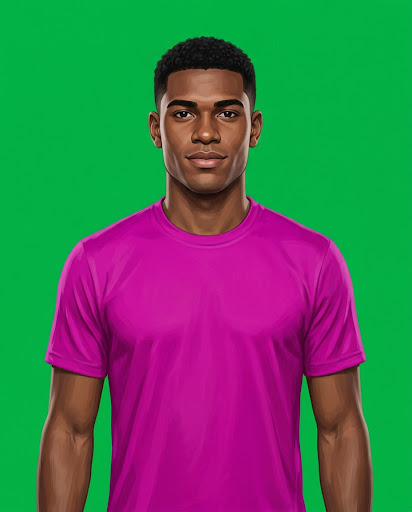
#> input picture docs/arte/visuais/visual-04/Image.jpeg, 412 x 512 px; its folder holds only this picture in this run
$ python conferir-visuais.py
#> lines starting #> are read from the running program, lines starting #| are printed output that depends on the picture; after the words box and inside, x2 and y2 are one past the last pixel; in counts of white or black regions, pixels touching at a corner belong together
#!/usr/bin/env python3
"""Conferidor dos 10 retratos de visuais (docs/arte/visuais/visual-NN/).

Mede, para cada imagem: proporção e tamanho, cor do fundo nos 4 cantos e na imagem toda, posição do topo da cabeça,
margens laterais nos ombros, cor da camisa e se há verde/magenta vazando no corpo. Imprime uma tabela e sai com
código 1 se alguma imagem reprovar. Só mede o que dá para medir sem reconhecer rostos: olhos, barba e "se parece
com alguém" continuam sendo conferência humana (lista no fim de cada prompt.md).

Uso:  python3 docs/arte/conferir-visuais.py [pasta]   (padrão: docs/arte/visuais)
Precisa de Pillow e numpy.  Aceita Image.jpeg, imagem.jpeg, "Image 2.jpeg", .jpg e .png em cada pasta visual-NN.
"""
import glob
import os
import sys

import numpy as np
from PIL import Image

BG = np.array([0, 177, 64], dtype=float)        # #00B140
SHIRT = np.array([204, 0, 170], dtype=float)    # #CC00AA (aproximado)
MIN_LONG_SIDE = 1152      # abaixo disso reprova (928x1152 é o mínimo aceito, provisório)
WARN_LONG_SIDE = 1800     # entre o mínimo e este valor: aviso (ideal é 1856x2304)
ASPECT = 4 / 5
TOL = {'aspect': 0.01, 'corner': 22, 'corner_spread': 14, 'head_top': (6.0, 14.0), 'side_margin_min': 8.0, 'shirt': 70}


def dist(a, b):
    return float(np.sqrt(((a - b) ** 2).sum()))


def analyse(path):
#> called with path = 'docs/arte/visuais/visual-04/Image.jpeg'
    im = Image.open(path).convert('RGB')
#> im is the input picture: PIL image 412x512 RGB; mean R, G, B 77.7, 105.5, 88.5
    w, h = im.size
#> w = 412; h = 512
    a = np.asarray(im).astype(float)
    r = {'w': w, 'h': h, 'fail': [], 'warn': []}

    r['aspect'] = w / h
    if abs(r['aspect'] - ASPECT) > TOL['aspect']:
        r['fail'].append(f'proporção {w}x{h} (esperado 4:5)')
    if max(w, h) < MIN_LONG_SIDE:
        r['fail'].append(f'resolução {w}x{h}: lado maior < {MIN_LONG_SIDE}px')
    elif max(w, h) < WARN_LONG_SIDE:
        r['warn'].append(f'resolução {w}x{h}: serve como provisório; o ideal é 1856x2304')

    n = max(8, w // 60)
#> n = 8
    corners = [a[:n, :n], a[:n, -n:], a[-n:, :n], a[-n:, -n:]]
    means = [c.reshape(-1, 3).mean(0) for c in corners]
#> means = [[2, 178, 70], [4.28, 176.2, 71.11], [3.88, 176.5, 69], [4.05, 174.9, 70.17]]
    r['corner_dist'] = [dist(m, BG) for m in means]
    r['corner_spread'] = max(dist(means[i], means[j]) for i in range(4) for j in range(i + 1, 4))
    if max(r['corner_dist']) > TOL['corner']:
        r['fail'].append(f'fundo longe de #00B140 (máx {max(r["corner_dist"]):.0f})')
    if r['corner_spread'] > TOL['corner_spread']:
        r['fail'].append(f'fundo desigual entre os cantos ({r["corner_spread"]:.0f})')

    ref = np.mean(means, axis=0)
#> ref = [3.55, 176.4, 70.07]
    r['bg_mean'] = ref
    bgmask = np.sqrt(((a - ref) ** 2).sum(2)) < 48
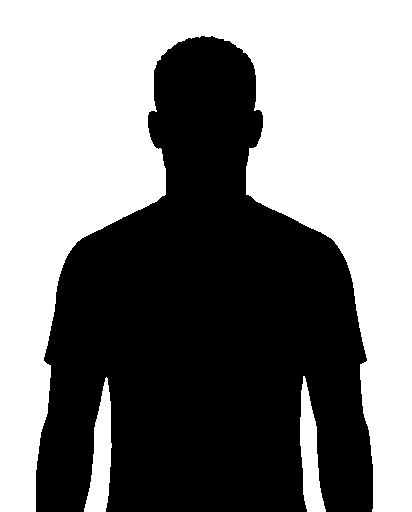
#> bgmask: shape (512, 412) bool; 51.1% white; 1 black region, box (x1, y1, x2, y2) and area: (36, 36, 373, 512) 103063
    subject = ~bgmask
    rows = np.where(subject.sum(1) > max(3, w * 0.01))[0]
#> rows = 476 values from 36 to 511
    r['head_top_pct'] = 100 * rows[0] / h if len(rows) else float('nan')
    lo, hi = TOL['head_top']
    if not (lo <= r['head_top_pct'] <= hi):
        r['fail'].append(f'topo da cabeça a {r["head_top_pct"]:.1f}% (aceito {lo:.0f}% a {hi:.0f}%)')

    row = int(h * 0.80)
#> row = 409
    cols = np.where(subject[row])[0]
#> cols = 292 values from 48 to 362
    if len(cols):
        r['margin_l'], r['margin_r'] = 100 * cols[0] / w, 100 * (w - 1 - cols[-1]) / w
        if min(r['margin_l'], r['margin_r']) < TOL['side_margin_min']:
            r['fail'].append(f'margem lateral {min(r["margin_l"], r["margin_r"]):.1f}% (mínimo {TOL["side_margin_min"]:.0f}%)')
    else:
        r['fail'].append('sem corpo na altura de 80%')

    mag = (a[..., 0] > 140) & (a[..., 2] > 100) & (a[..., 1] < 90) & (a[..., 0] - a[..., 1] > 90)
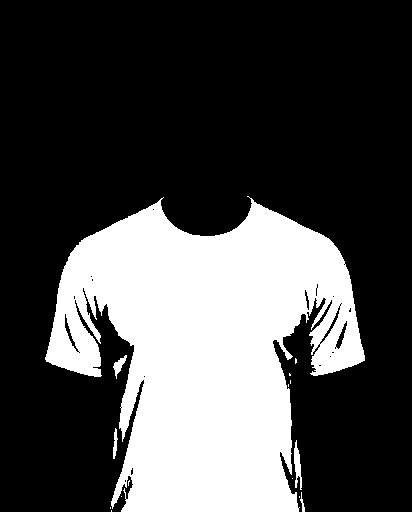
#> mag: shape (512, 412) bool; 29.9% white; 15 white regions (10 under 20 px), largest, box (x1, y1, x2, y2) and area: (45, 196, 365, 512) 62530, (294, 440, 302, 490) 222, (113, 355, 127, 379) 129, (113, 428, 118, 459) 90, (300, 492, 305, 512) 40
    r['shirt_px_pct'] = 100 * mag.mean()
    if mag.sum() > 200:
        r['shirt_rgb'] = a[mag].mean(0)
        if dist(r['shirt_rgb'], SHIRT) > TOL['shirt']:
            r['warn'].append(f'camisa {tuple(int(x) for x in r["shirt_rgb"])} longe de #CC00AA')
    else:
        r['fail'].append('camisa magenta não encontrada')

    # verde dentro do corpo: pixels verdes cercados por sujeito (olhos verdes, reflexo no cabelo) — heurística em faixa do rosto
    ys, xs = np.where(subject)
    if len(ys):
        y0, y1, x0, x1 = int(ys.min()), int(h * 0.45), int(xs.min()), int(xs.max())
#> y0 = 36; y1 = 230; x0 = 36; x1 = 372
        face = a[y0:y1, x0:x1]
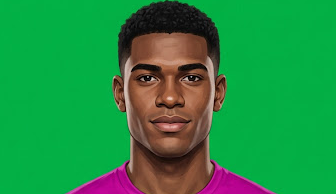
#> face: shape (194, 336, 3) float64; mean R, G, B 36.3, 142.3, 67.5
        g = (face[..., 1] > face[..., 0] + 25) & (face[..., 1] > face[..., 2] + 25) & (face[..., 1] > 60)
#> g: shape (194, 336) bool; 70.4% white; 1 black region, box (x1, y1, x2, y2) and area: (65, 1, 277, 194) 19319
        inside = g & subject[y0:y1, x0:x1]
#> inside: shape (194, 336) bool; 0.57% white in thin lines or dots, all inside (x1, y1, x2, y2) = (67, 0, 278, 194)
        # remove a borda externa do sujeito: só conta verde com sujeito acima e abaixo (buraco no rosto)
        up = np.roll(subject[y0:y1, x0:x1], 3, 0)
#> up: shape (194, 336) bool; 30.2% white; 1 white region, box (x1, y1, x2, y2) and area: (65, 0, 278, 194) 19689
        dn = np.roll(subject[y0:y1, x0:x1], -3, 0)
#> dn: shape (194, 336) bool; 30.2% white; 2 white regions (1 under 20 px), largest, box (x1, y1, x2, y2) and area: (65, 0, 278, 194) 19686
        lf = np.roll(subject[y0:y1, x0:x1], 3, 1)
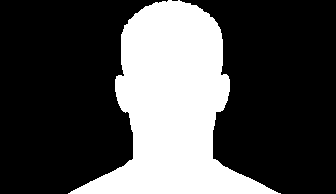
#> lf: shape (194, 336) bool; 30.2% white; 1 white region, box (x1, y1, x2, y2) and area: (68, 0, 281, 194) 19689
        rt = np.roll(subject[y0:y1, x0:x1], -3, 1)
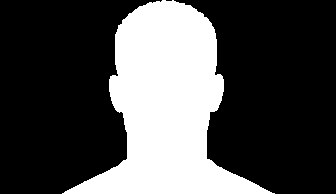
#> rt: shape (194, 336) bool; 30.2% white; 1 white region, box (x1, y1, x2, y2) and area: (62, 0, 275, 194) 19689
        bgmask_face = bgmask[y0:y1, x0:x1]
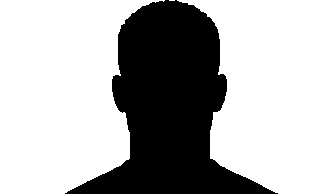
#> bgmask_face: shape (194, 336) bool; 69.8% white; 1 black region, box (x1, y1, x2, y2) and area: (65, 0, 278, 194) 19689
        hole = bgmask_face & up & dn & lf & rt
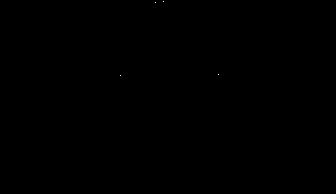
#> hole: shape (194, 336) bool; 0.01% white in thin lines or dots, all inside (x1, y1, x2, y2) = (120, 1, 219, 76)
        r['green_in_face_px'] = int(hole.sum())
        if r['green_in_face_px'] > max(6, w * h * 0.00002):
            r['warn'].append(f'{r["green_in_face_px"]} px da cor do fundo dentro do rosto (olho verde?)')
    return r


def find_image(folder):
    """Primeira imagem da pasta: aceita Image.jpeg, imagem.jpeg, "Image 2.jpeg" (cópia do Mac), .jpg e .png; se houver
    mais de uma, usa a mais recente."""
    found = []
    for ext in ('jpeg', 'jpg', 'png'):
        for pat in (f'[Ii]mage*.{ext}', f'[Ii]magem*.{ext}'):
            found.extend(glob.glob(os.path.join(folder, pat)))
    return max(found, key=os.path.getmtime) if found else None


def main():
    root = sys.argv[1] if len(sys.argv) > 1 else os.path.join(os.path.dirname(__file__), 'visuais')
    bad = 0
    print(f'{"visual":10} {"tamanho":>10} {"cantos(Δ)":>10} {"desigual":>8} {"topo%":>6} {"marg L/R%":>10}  resultado')
    for d in sorted(glob.glob(os.path.join(root, 'visual-*'))):
        name = os.path.basename(d)
        p = find_image(d)
        if not p:
            print(f'{name:10} sem imagem'); bad += 1; continue
        r = analyse(p)
#> r = 14 items
        ml = f'{r.get("margin_l", float("nan")):.0f}/{r.get("margin_r", float("nan")):.0f}'
#> ml = '12/12'
        status = 'OK' if not r['fail'] else 'REPROVADA'
#> status = 'REPROVADA'
        bad += bool(r['fail'])
#> bad = 1
        print(f'{name:10} {r["w"]}x{r["h"]:<5} {max(r["corner_dist"]):>10.0f} {r["corner_spread"]:>8.0f} {r["head_top_pct"]:>6.1f} {ml:>10}  {status}')
#| visual-04  412x512            8        4    7.0      12/12  REPROVADA
        for m in r['fail']:
            print(f'    ✗ {m}')
#> this loop made 1 pass
#> m on pass 1: 'resolução 412x512: lado maior < 1152px'
#|     ✗ resolução 412x512: lado maior < 1152px
        for m in r['warn']:
            print(f'    ! {m}')
#> this loop made 0 passes
#> pass 2 of the loop in main, `for d in sorted(glob.glob(os.path.join(root, 'visual-*'))):`:
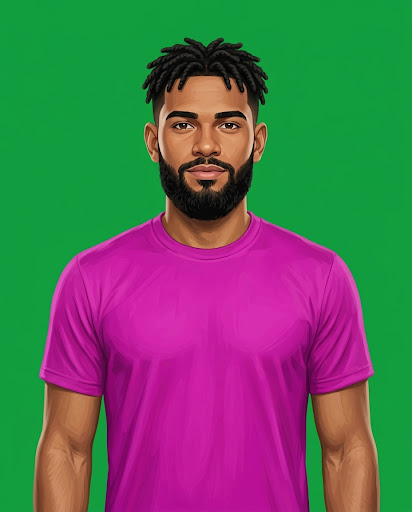
#> input picture docs/arte/visuais/visual-08/Image.jpeg, 412 x 512 px
#> in analyse, im is the input picture: PIL image 412x512 RGB; mean R, G, B 92.5, 101.1, 91.1
#> means = [[17, 158, 62], [17.75, 155.8, 63.69], [17.73, 157.7, 61.73], [20.23, 156.8, 64.88]]
#> ref = [18.18, 157.1, 63.07]
#> in analyse (call 2), `bgmask = np.sqrt(((a - ref) ** 2).sum(2)) < 48`:
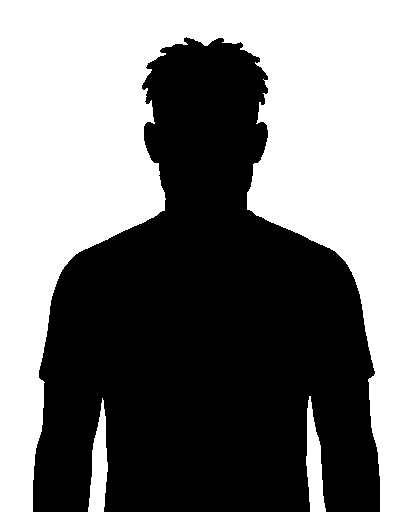
#> bgmask: shape (512, 412) bool; 49.8% white; 3 white regions, box (x1, y1, x2, y2) and area: (0, 0, 412, 512) 102282, (88, 398, 108, 512) 1369, (306, 396, 326, 512) 1350
#> rows = 474 values from 38 to 511
#> cols = 317 values from 43 to 369
#> mag: shape (512, 412) bool; 31.3% white; 6 white regions (4 under 20 px), largest, box (x1, y1, x2, y2) and area: (40, 212, 373, 512) 65705, (114, 373, 124, 409) 209
#> y0 = 37; x0 = 33; x1 = 379
#> face: shape (193, 346, 3) float64
#> g: shape (193, 346) bool; 70.7% white; 1 black region, box (x1, y1, x2, y2) and area: (95, 1, 255, 193) 19555
#> inside: shape (193, 346) bool; 0.53% white in thin lines or dots, all inside (x1, y1, x2, y2) = (99, 0, 253, 192)
#> up: shape (193, 346) bool; 29.8% white; 1 white region, box (x1, y1, x2, y2) and area: (95, 0, 255, 193) 19911
#> dn: shape (193, 346) bool; 29.8% white; 2 white regions (1 under 20 px), largest, box (x1, y1, x2, y2) and area: (95, 0, 255, 193) 19898
#> lf: shape (193, 346) bool; 29.8% white; 1 white region, box (x1, y1, x2, y2) and area: (98, 0, 258, 193) 19911
#> rt: shape (193, 346) bool; 29.8% white; 1 white region, box (x1, y1, x2, y2) and area: (92, 0, 252, 193) 19911
#> in analyse (call 2), `hole = bgmask_face & up & dn & lf & rt`:
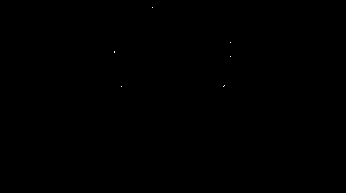
#> hole: shape (193, 346) bool; 0.01% white in thin lines or dots, all inside (x1, y1, x2, y2) = (114, 7, 231, 87)
#> ml = '10/10'
#> bad = 2
#| visual-08  412x512           29        4    7.4      10/10  REPROVADA
#> the loop in main, `for m in r['fail']:` made 2 passes
#> m on passes 1 to 2: 'resolução 412x512: lado maior < 1152px', 'fundo longe de #00B140 (máx 29)'
#> (printed output is left out)
#> the loop in main, `for m in r['warn']:` made 1 pass
#|     ! 8 px da cor do fundo dentro do rosto (olho verde?)
#> pass 3 of the loop in main, `for d in sorted(glob.glob(os.path.join(root, 'visual-*'))):`:
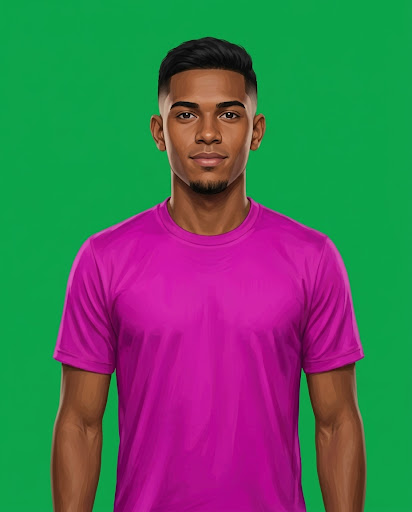
#> input picture docs/arte/visuais/visual-09/Image.jpeg, 412 x 512 px
#> in analyse, im is the input picture: PIL image 412x512 RGB; mean R, G, B 81.1, 103.5, 91.6
#> means = [[10.38, 163.4, 73.38], [13.38, 162.4, 75.12], [13, 162.8, 76], [14.83, 162.6, 76.95]]
#> ref = [12.89, 162.8, 75.36]
#> in analyse (call 3), `bgmask = np.sqrt(((a - ref) ** 2).sum(2)) < 48`:
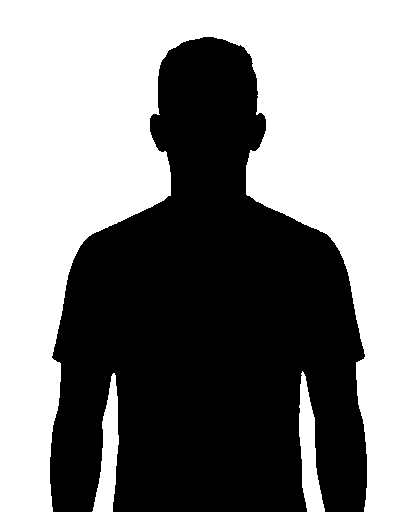
#> bgmask: shape (512, 412) bool; 53.1% white; 1 black region, box (x1, y1, x2, y2) and area: (50, 37, 367, 512) 98877
#> rows = 475 values from 37 to 511
#> cols = 277 values from 58 to 359
#> mag: shape (512, 412) bool; 28.7% white; 13 white regions (9 under 20 px), largest, box (x1, y1, x2, y2) and area: (54, 199, 364, 512) 60267, (120, 347, 132, 388) 167, (294, 430, 300, 471) 121, (121, 427, 125, 446) 39
#> x0 = 50; x1 = 366
#> face: shape (193, 316, 3) float64
#> g: shape (193, 316) bool; 69% white; 1 black region, box (x1, y1, x2, y2) and area: (54, 0, 266, 193) 18896
#> inside: shape (193, 316) bool; 0.41% white in thin lines or dots, all inside (x1, y1, x2, y2) = (53, 0, 267, 193)
#> up: shape (193, 316) bool; 31.4% white; 1 white region, box (x1, y1, x2, y2) and area: (53, 0, 267, 193) 19144
#> lf: shape (193, 316) bool; 31.4% white; 1 white region, box (x1, y1, x2, y2) and area: (56, 0, 270, 193) 19144
#> rt: shape (193, 316) bool; 31.4% white; 1 white region, box (x1, y1, x2, y2) and area: (50, 0, 264, 193) 19144
#> in analyse (call 3), `hole = bgmask_face & up & dn & lf & rt`:
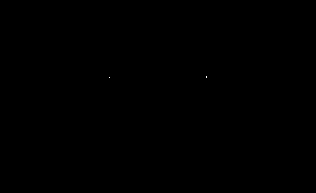
#> hole: shape (193, 316) bool; 0% white in thin lines or dots, all inside (x1, y1, x2, y2) = (109, 76, 207, 78)
#> ml = '14/13'
#> bad = 3
#| visual-09  412x512           24        6    7.2      14/13  REPROVADA
#> the loop in main, `for m in r['fail']:` made 2 passes
#> m on passes 1 to 2: 'resolução 412x512: lado maior < 1152px', 'fundo longe de #00B140 (máx 24)'
#> (printed output is left out)
#> the loop made 4 passes; the first 3 are shown
    print('\nconferência humana ainda necessária: olhos castanhos, barba e cabelo da ficha, sem contorno escuro, nenhuma semelhança com pessoa real.')
#> (the run stopped early here; a loop or call above may not have finished)
